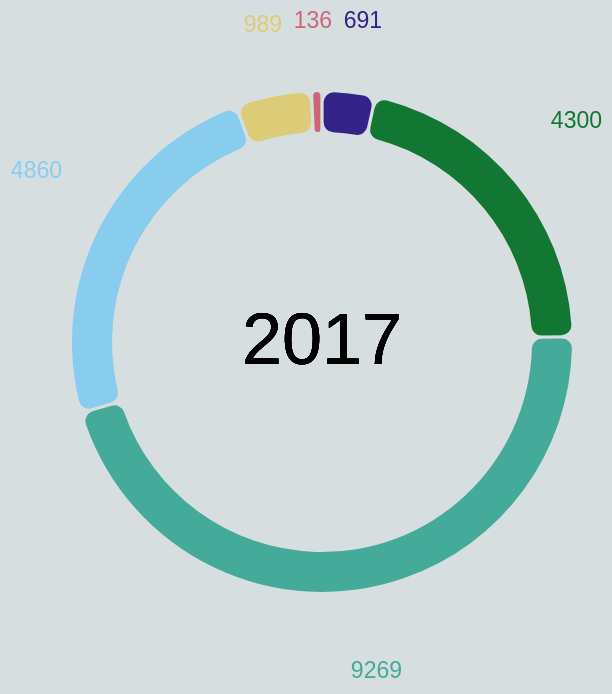

Write a Vega-Lite specification for this figure.
### Vega-Lite specification from a JSON file in a GitHub repository (floating-point values rounded to 4 significant figures)
{"$schema": "https://vega.github.io/schema/vega-lite/v5.json", "width": 250, "height": 250, "background": "#d7dee0", "data": {"values": [{"Rooms": 1, "Count": 691}, {"Rooms": 2, "Count": 4300}, {"Rooms": 3, "Count": 9269}, {"Rooms": 4, "Count": 4860}, {"Rooms": 5, "Count": 989}, {"Rooms": 6, "Count": 136}]}, "config": {"legend": {"disable": true}}, "layer": [{"mark": {"type": "arc", "padAngle": 0.01, "innerRadius": 105, "cornerRadius": 5}, "encoding": {"theta": {"field": "Count", "type": "quantitative"}, "color": {"field": "Rooms", "type": "nominal", "scale": {"range": ["#332288", "#117733", "#44aa99", "#88ccee", "#ddcc77", "#cc6677"]}}, "tooltip": [{"field": "Rooms", "type": "nominal", "title": "Number of rooms"}, {"field": "Count", "type": "quantitative", "title": "Count"}]}}, {"mark": {"type": "text", "align": "center", "baseline": "middle", "fontSize": 36}, "encoding": {"text": {"value": "2017"}}}, {"mark": {"type": "text", "align": "right", "dx": 30, "dy": -160, "fontSize": 11.5}, "encoding": {"text": {"field": "Count", "type": "quantitative"}, "color": {"value": "#332288"}, "opacity": {"condition": {"test": "datum['Rooms'] == '1'", "value": 1}, "value": 0}}}, {"mark": {"type": "text", "align": "right", "dx": 140, "dy": -110, "fontSize": 11.5}, "encoding": {"text": {"field": "Count", "type": "quantitative"}, "color": {"value": "#117733"}, "opacity": {"condition": {"test": "datum['Rooms'] == '2'", "value": 1}, "value": 0}}}, {"mark": {"type": "text", "align": "right", "dx": 40, "dy": 165, "fontSize": 11.5}, "encoding": {"text": {"field": "Count", "type": "quantitative"}, "color": {"value": "#44aa99"}, "opacity": {"condition": {"test": "datum['Rooms'] == '3'", "value": 1}, "value": 0}}}, {"mark": {"type": "text", "align": "right", "dx": -130, "dy": -85, "fontSize": 11.5}, "encoding": {"text": {"field": "Count", "type": "quantitative"}, "color": {"value": "#88ccee"}, "opacity": {"condition": {"test": "datum['Rooms'] == '4'", "value": 1}, "value": 0}}}, {"mark": {"type": "text", "align": "right", "dx": -20, "dy": -158, "fontSize": 11.5}, "encoding": {"text": {"field": "Count", "type": "quantitative"}, "color": {"value": "#ddcc77"}, "opacity": {"condition": {"test": "datum['Rooms'] == '5'", "value": 1}, "value": 0}}}, {"mark": {"type": "text", "align": "right", "dx": 5, "dy": -160, "fontSize": 11.5}, "encoding": {"text": {"field": "Count", "type": "quantitative"}, "color": {"value": "#cc6677"}, "opacity": {"condition": {"test": "datum['Rooms'] == '6'", "value": 1}, "value": 0}}}]}
